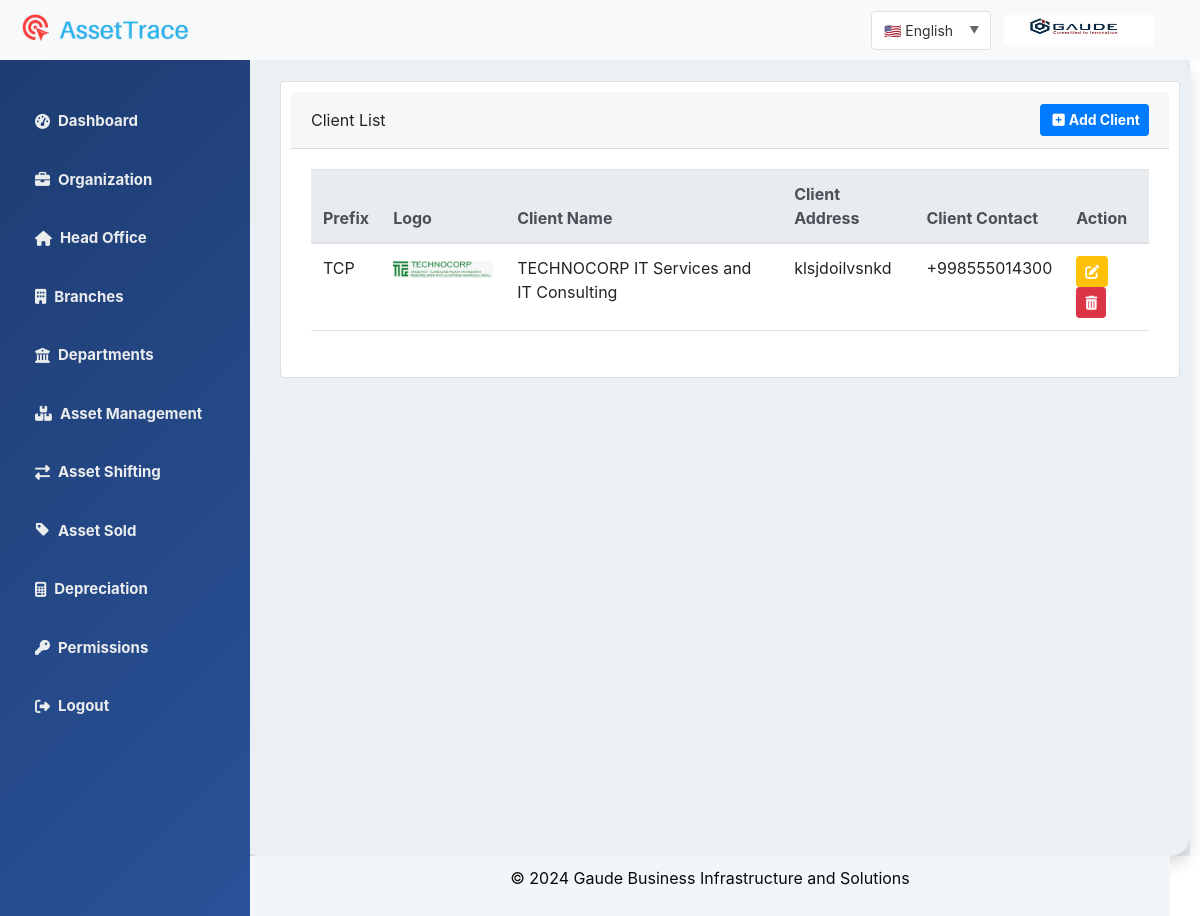
The page /list-of-client/ (signed in) on the database its author committed.
### authentication/models.py (models this page shows, shortened)
class Client(models.Model):
    prefix = models.CharField(max_length=10, unique=True)
    client_name = models.CharField(max_length=255)
    client_address = models.CharField(max_length=255)
    client_contact = models.CharField(max_length=15,validators=[validate_phone_number],unique=True,help_text="Enter phone number with country code (e.g., +911234567890)")
    is_head_office = models.BooleanField(default=False)
    is_branch = models.BooleanField(default=False)
    logo_image=models.ImageField(upload_to='offiec_logo')
    created_at=models.DateTimeField(auto_now_add=True)

### authentication/views.py (the view)
# urls.py: path('list-of-client/',views.listofclients,name='list_client'),
def listofclients(request):
    list_of_clients = Client.objects.all()
    return render(request, 'authentication/list_of_clients.html', {'list_of_clients': list_of_clients})

### authentication/context_processors.py (called while the page is built)
def user_role(request):
    if request.user.is_authenticated:
        user = request.user
        if user.is_superuser:
            role = 'master'
        elif user.is_superadmin:
            role = 'super_admin'
        elif user.is_admin:
            role = 'admin'
        else:
            role = 'unknown'
    else:
        role = 'guest'
    return {'user_role': role}

def logo_context(request):
    if not request.user.is_authenticated:
        return {}
    user = request.user
    if user.head_office and user.head_office.logo_image:
        logo_url = user.head_office.logo_image.url
    elif user.branch and user.branch.logo_image:
        logo_url = user.branch.logo_image.url
    else:
        logo_url = None
    return {
        'logo_url': logo_url,
    }

### templates/authentication/list_of_clients.html (shortened to what this page needs)
{% extends 'authentication/dashboard.html' %}
{% block body %}
    <div class="container-fluid " >
        <div class="row justify-content-center">
            <div class="col-md-12">
                <div class="card w-100">
                        <div class="card-header d-flex justify-content-between align-items-center">
                            <span>Client List</span>
                             <a href="{% url 'add_client' %}" class="btn btn-primary btn-sm"><b><i class="fa-solid fa-square-plus p-1"></i>Add Client</b></a>
                        </div>
                    <div class="card-body">
                        <table class="table   " >
                            <thead class="thead-light">
                                <tr>
                                    <th>Prefix</th>
                                    <th>Logo</th>
                                    <th>Client Name</th>
                                    <th>Client Address</th>
                                    <th>Client Contact</th>
                                    <th>Action</th>
                                </tr>
                            </thead>
                            <tbody>
                                {% for client in list_of_clients %}
                                <tr>
                                    <td>{{ client.prefix }}</td>
                                    <td>{% if client.logo_image %}
                                        <img src="{{ client.logo_image.url }}" alt="{{ client.client_name }}" style="max-width: 100px;">
                                    {% endif %}
                                </td>
                                    <td>{{ client.client_name }}</td>
                                    <td>{{ client.client_address }}</td>
                                    <td>{{ client.client_contact }}</td>
                                    <td>
                                        <a href="{% url 'edit_client' client.id %}" class="btn btn-warning btn-sm text-white"><i class="fas fa-edit"></i></a>
                                    <form action="{% url 'delete_client' client.id %}" method="post" style="display: inline;">
                                        <button type="button" class="btn btn-danger btn-sm" onclick="confirmDelete(this)"><i class="fas fa-trash-alt"></i></button>
                                    </form>
                                    </td>
                                </tr>
                                {% empty %}
                                <tr>
                                   <td colspan="6">No Organization Registered Yet</td>
                                </tr>
                                {% endfor %}
                            </tbody>
                        </table>
                    </div>
                </div>
            </div>
        </div>
    </div>
{% endblock %}

### static/css/style.css (style rules this page uses)
body { font-family: 'Wittgenstein', sans-serif; background-color: #babcbd; padding-top: 56px; }
.card { padding: 10px; margin: 15px; border-radius: 10px; }
.card a { text-decoration: none; }

### rows shown on the page
Client: prefix "TCP", logo_image (picture), client_name "TECHNOCORP IT Services and IT Consulting", client_address "klsjdoilvsnkd", client_contact "+998555014300"
